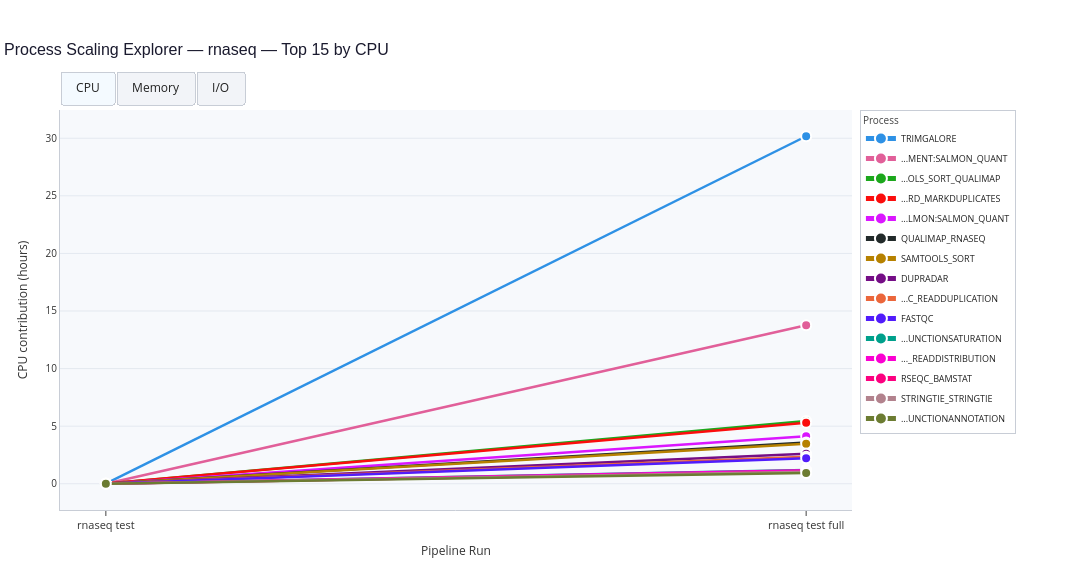

The notebook cell this image was saved under:
### Markdown cell above
### 4.3 Process Scaling Explorer (Interactive)

Scaling curves per process for the top contributors per resource type.
Use buttons to switch between CPU, Memory, and I/O views.
Click processes in the legend to show/hide them.

### Code cell
TOP_PROCESSES_PER_RESOURCE = 15


def create_scaling_explorer(group_name):
    """Create interactive process scaling explorer for a specific comparison group."""
    # Filter to only consistent processes of this group
    group_process_df = process_df[
        (process_df["group"] == group_name) & (process_df["is_consistent"])
    ].copy()

    if group_process_df.empty:
        print(f"No consistent processes found for {group_name}")
        return

    # Get the run labels for this group
    group_run_df = run_summary_df[run_summary_df["group"] == group_name]
    group_labels_list = group_run_df["label"].tolist()

    # Add converted columns
    long_df = group_process_df.copy()
    long_df["run_label"] = long_df["label"]
    long_df["cpu_contrib_h"] = long_df["cpu_contrib"] / (1000 * 3600)
    long_df["mem_contrib_h"] = long_df["mem_contrib"] / (1024**3 * 1000 * 3600)
    long_df["io_contrib_h"] = long_df["io_contrib"] / (1024**3 * 1000 * 3600)

    run_order = {lbl: i for i, lbl in enumerate(group_labels_list)}
    long_df["run_idx"] = long_df["run_label"].map(run_order)

    # Identify top processes per resource
    top_cpu = (
        long_df.groupby("process")["cpu_contrib_h"]
        .sum()
        .nlargest(TOP_PROCESSES_PER_RESOURCE)
        .index.tolist()
    )
    top_mem = (
        long_df.groupby("process")["mem_contrib_h"]
        .sum()
        .nlargest(TOP_PROCESSES_PER_RESOURCE)
        .index.tolist()
    )
    top_io = (
        long_df.groupby("process")["io_contrib_h"]
        .sum()
        .nlargest(TOP_PROCESSES_PER_RESOURCE)
        .index.tolist()
    )

    # Assign stable colors
    import plotly.colors

    palette = plotly.colors.qualitative.Dark24 + plotly.colors.qualitative.Light24
    all_procs = list(dict.fromkeys(top_cpu + top_mem + top_io))
    proc_color = {p: palette[i % len(palette)] for i, p in enumerate(all_procs)}

    # Build display name lookup
    proc_display = {}
    for proc in all_procs:
        row = long_df[long_df["process"] == proc]
        if not row.empty:
            proc_display[proc] = row["process_display"].iloc[0]

    resource_config = [
        ("CPU", top_cpu, "cpu_contrib_h", "CPU contribution (hours)"),
        ("Memory", top_mem, "mem_contrib_h", "Memory contribution (hours)"),
        ("I/O", top_io, "io_contrib_h", "I/O contribution (hours)"),
    ]

    fig = go.Figure()
    trace_ranges = {}

    for resource, procs, metric, _ in resource_config:
        start = len(fig.data)
        is_first_resource = resource == "CPU"
        legend_shown_for_resource = set()

        for proc in procs:
            subset = long_df[long_df["process"] == proc].sort_values("run_idx")
            if subset.empty:
                continue

            display_name = proc_display.get(proc, proc)
            color = proc_color.get(proc, "#888888")

            show_in_legend = display_name not in legend_shown_for_resource
            if show_in_legend:
                legend_shown_for_resource.add(display_name)

            customdata = [
                [row.cpu_contrib_h, row.mem_contrib_h, row.io_contrib_h, row.run_label]
                for row in subset.itertuples()
            ]

            rc = RESOURCE_CONFIG["CPU"]["color"]
            mc = RESOURCE_CONFIG["Memory"]["color"]
            ic = RESOURCE_CONFIG["I/O"]["color"]

            hovertemplate = (
                f"<b>{display_name}</b><br>"
                "<i>%{customdata[3]}</i><br><br>"
                f"<b style='color:{rc}'>CPU</b>      %{{customdata[0]:.3f}} h<br>"
                f"<b style='color:{mc}'>Memory</b>   %{{customdata[1]:.3f}} h<br>"
                f"<b style='color:{ic}'>I/O</b>      %{{customdata[2]:.3f}} h<br>"
                "<extra></extra>"
            )

            fig.add_trace(
                go.Scatter(
                    x=subset["run_label"].tolist(),
                    y=subset[metric].tolist(),
                    mode="lines+markers",
                    name=display_name,
                    legendgroup=f"{resource}_{display_name}",
                    showlegend=show_in_legend,
                    customdata=customdata,
                    hovertemplate=hovertemplate,
                    marker=dict(
                        size=10,
                        color=color,
                        line=dict(width=2, color="white"),
                        symbol="circle",
                    ),
                    line=dict(width=2.5, color=color),
                    visible=is_first_resource,
                )
            )

        trace_ranges[resource] = (start, len(fig.data))

    total_traces = len(fig.data)

    def vis_list(active_resource):
        result = [False] * total_traces
        s, e = trace_ranges[active_resource]
        for i in range(s, e):
            result[i] = True
        return result

    buttons = [
        dict(
            label=f" {res} ",
            method="update",
            args=[
                {"visible": vis_list(res)},
                {
                    "yaxis.title.text": ytitle,
                    "title.text": f"Process Scaling Explorer — {group_name} — Top {TOP_PROCESSES_PER_RESOURCE} by {res}",
                },
            ],
        )
        for res, _, _, ytitle in resource_config
    ]

    fig.update_layout(
        title=dict(
            text=f"Process Scaling Explorer — {group_name} — Top {TOP_PROCESSES_PER_RESOURCE} by CPU",
            font=dict(size=16, color="#1a1a2e", family="sans-serif"),
            x=0,
            xanchor="left",
            pad=dict(l=4, b=10),
        ),
        updatemenus=[
            dict(
                type="buttons",
                direction="right",
                x=0.0,
                xanchor="left",
                y=1.0,
                yanchor="bottom",
                pad=dict(r=6, t=6, b=6),
                buttons=buttons,
                showactive=True,
                bgcolor="#f2f4f8",
                bordercolor="#c8cdd6",
                borderwidth=1,
                font=dict(size=12, color="#222"),
                active=0,
            )
        ],
        xaxis=dict(
            title=dict(text="Pipeline Run", font=dict(size=12, color="#333")),
            tickfont=dict(size=11, color="#333"),
            showgrid=False,
            linecolor="#c8cdd6",
            linewidth=1,
            showline=True,
            ticks="outside",
            ticklen=5,
        ),
        yaxis=dict(
            title=dict(
                text="CPU contribution (hours)", font=dict(size=12, color="#333")
            ),
            tickfont=dict(size=10, color="#333"),
            gridcolor="#e4e9f0",
            gridwidth=1,
            zeroline=False,
            linecolor="#c8cdd6",
            linewidth=1,
            showline=True,
        ),
        hovermode="closest",
        hoverlabel=dict(
            bgcolor="#e8edf3",
            bordercolor="#c8cdd6",
            font=dict(size=11, color="#2d3436"),
            namelength=0,
        ),
        height=580,
        width=1100,
        plot_bgcolor="#f7f9fc",
        paper_bgcolor="white",
        legend=dict(
            title=dict(text="Process", font=dict(size=10, color="#444")),
            font=dict(size=9, color="#222"),
            bgcolor="rgba(255,255,255,0.97)",
            bordercolor="#c8cdd6",
            borderwidth=1,
            groupclick="togglegroup",
            itemsizing="constant",
            tracegroupgap=1,
            x=1.01,
            xanchor="left",
            y=1,
            yanchor="top",
        ),
        margin=dict(t=110, r=240, l=60, b=70),
    )

    fig.show()


if len(group_options) > 1:
    interact(
        create_scaling_explorer,
        group_name=Dropdown(options=group_options, description="Group:"),
    )
else:
    create_scaling_explorer(group_options[0])
